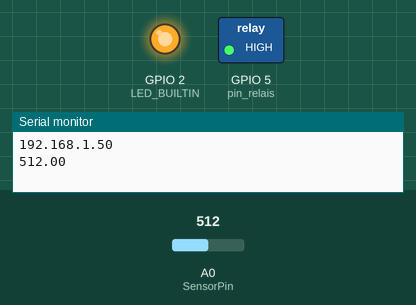
This sketch was run on a simulated ESP8266 (NodeMCU). On the bench: switched loads named in the sketch (green lamp = pin HIGH), output pins drawn as LEDs (lit = HIGH, except the on-board LED, lit = LOW), the last lines printed to the serial monitor. The inputs (shaded band) are chosen by the test bench; at power-on: A0 (SensorPin) = 512. WiFi joins after 1.5 s; servers stay silent unless stated; no MQTT or app messages arrive unless stated.

Above: at 2.7 s.
2.8 s: A0 (SensorPin) set to 589
8.8 s: A0 (SensorPin) set to 618
At 13.1 s:
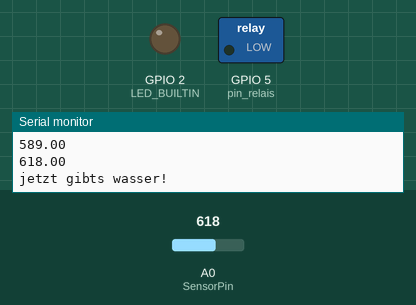
18.1 s: A0 (SensorPin) set to 590
At 19.2 s:
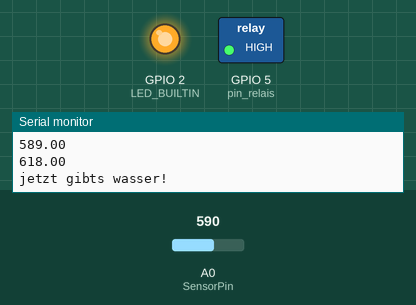
24.1 s: A0 (SensorPin) set to 610
At 27.0 s:
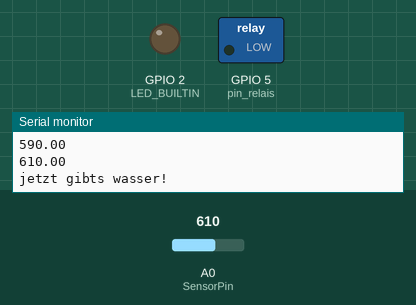
Timing chart, 0 to 33.2 s (numbered marks = the images above; inputs shaded):
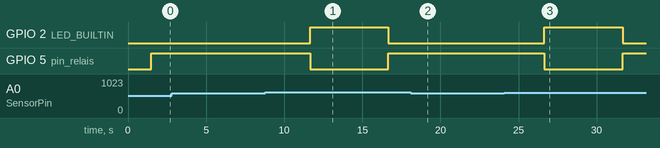

Measured:
- the behaviour switches between 600 and 601 on A0 (SensorPin) (found by bisection; images 0 and 1)
- after the input at 8.8 s, GPIO 2 (LED_BUILTIN): LOW → HIGH after 2.9 s, → LOW 5.0 s later; GPIO 5 (pin_relais): HIGH → LOW after 2.9 s, → HIGH 5.0 s later
- after the input at 18.1 s, GPIO 2 (LED_BUILTIN): stays LOW (without the input it goes to HIGH after 3.6 s); GPIO 5 (pin_relais): stays HIGH (without the input it goes to LOW after 3.6 s)
- after the input at 24.1 s, GPIO 2 (LED_BUILTIN): LOW → HIGH after 2.6 s, → LOW 5.0 s later; GPIO 5 (pin_relais): HIGH → LOW after 2.6 s, → HIGH 5.0 s later

The sketch:

plantcare.ino
```cpp
// wifi und mqtt
#include <ESP8266WiFi.h>
#include <PubSubClient.h>

const char* SSID = "FRITZ!Box 7590 YX";
const char* PSK = "80834268567657765952";
const char* MQTT_BROKER = "test.mosquitto.org";

WiFiClient espClient;
PubSubClient client(espClient);

// pumpe
#define SensorPin A0  // used for Arduino and ESP8266
int pin_relais = 5;
String sensorValueString;
char sensorValueBuffer[10];

void setup() {

  // wifi und mqtt
  Serial.begin(115200);
  setup_wifi();
  client.setServer(MQTT_BROKER, 1883);

  // set pins as output
  pinMode(LED_BUILTIN, OUTPUT);
  pinMode(pin_relais, OUTPUT);


  digitalWrite(pin_relais, HIGH );   // zu anfang ist pumpe aus

  // pumpe
  Serial.begin(9600); // baudrate für hygrometer

}

void setup_wifi() {
    WiFi.begin(SSID, PSK);

    while (WiFi.status() != WL_CONNECTED) {
        delay(100);
    }

    Serial.println(WiFi.localIP());
}

void loop() {
  float sensorValue = analogRead(SensorPin);
  Serial.println(sensorValue);

  if (sensorValue > 600) {
    digitalWrite(LED_BUILTIN, HIGH);   // turn the LED on (HIGH is the voltage level)
    digitalWrite(pin_relais, LOW);   // turn the LED on (HIGH is the voltage level)
    Serial.println("jetzt gibts wasser!");
    delay(5000);                       // wait for a second

  }
  // else {
    digitalWrite(LED_BUILTIN, LOW);    // turn the LED off by making the voltage LOW
    digitalWrite(pin_relais, HIGH );   // turn the LED on (HIGH is the voltage level)
    delay(5000);
    //Serial.println("jetzt nicht :(");
  //}

  if (!client.connected()) {
      while (!client.connected()) {
          client.connect("ESP8266Client");
          delay(100);
      }
  }

  sensorValueString = String(sensorValue);
  sensorValueString.toCharArray(sensorValueBuffer, sensorValueString.length()+1);

  client.loop();
  client.publish("/anton/plantcare", sensorValueBuffer);
}
```
